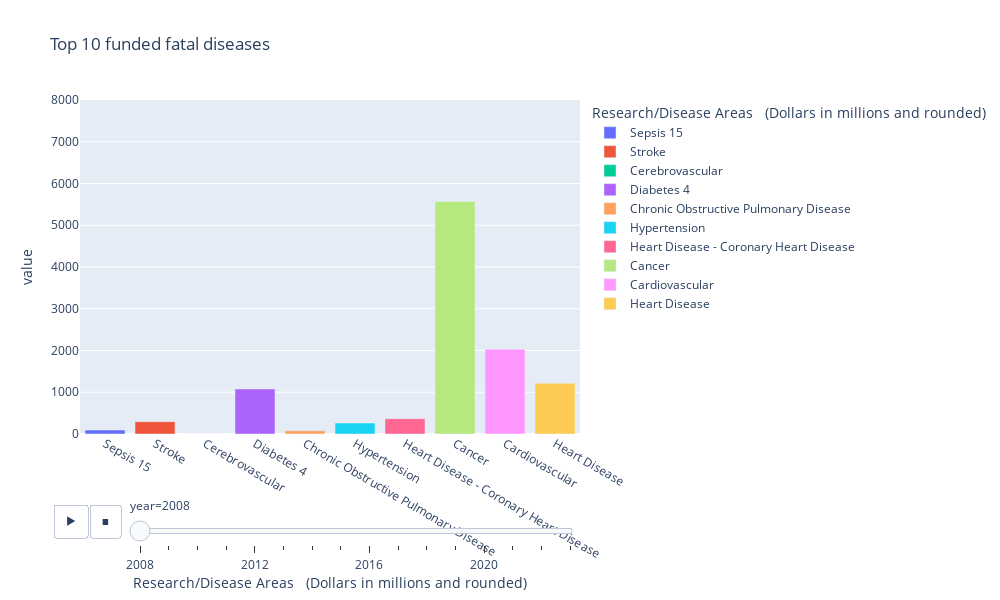

Notebook code for this chart:
### Markdown cell above
Let's also take a look at how the top-funded categories have changed in the past decade.

### Code cell
fatal10 = fatal.sort_values('2019 US Mortality 19').iloc[-10:,]
sem = pd.melt(fatal10, id_vars=['Research/Disease Areas \n (Dollars in millions and rounded)'], 
        value_vars=fatal.columns[1:17],
        var_name='year', value_name='value')
sem = sem.rename(columns={'2022 Estimated': '2022','2023 Estimated': '2023'})
sem['value'] = sem['value'].astype(int)
fig = px.bar(sem, x='Research/Disease Areas \n (Dollars in millions and rounded)', 
             y="value", color='Research/Disease Areas \n (Dollars in millions and rounded)',
             title='Top 10 funded fatal diseases',
  animation_frame="year",width = 1000,height = 600,range_y=[0,8000])

fig.show()

### Figure 1 — Plotly figure (JSON) as saved in the notebook; plotly's stock layout.template omitted (floating-point values rounded to 4 significant figures)
{"data": [{"alignmentgroup": "True", "hovertemplate": "Research/Disease Areas \n (Dollars in millions and rounded)=%{x}<br>year=2008<br>value=%{y}<extra></extra>", "legendgroup": "Sepsis 15", "marker": {"color": "#636efa", "pattern": {"shape": ""}}, "name": "Sepsis 15", "offsetgroup": "Sepsis 15", "orientation": "v", "showlegend": true, "textposition": "auto", "type": "bar", "x": ["Sepsis 15"], "xaxis": "x", "y": [95], "yaxis": "y"}, {"alignmentgroup": "True", "hovertemplate": "Research/Disease Areas \n (Dollars in millions and rounded)=%{x}<br>year=2008<br>value=%{y}<extra></extra>", "legendgroup": "Stroke ", "marker": {"color": "#EF553B", "pattern": {"shape": ""}}, "name": "Stroke ", "offsetgroup": "Stroke ", "orientation": "v", "showlegend": true, "textposition": "auto", "type": "bar", "x": ["Stroke "], "xaxis": "x", "y": [296], "yaxis": "y"}, {"alignmentgroup": "True", "hovertemplate": "Research/Disease Areas \n (Dollars in millions and rounded)=%{x}<br>year=2008<br>value=%{y}<extra></extra>", "legendgroup": "Cerebrovascular ", "marker": {"color": "#00cc96", "pattern": {"shape": ""}}, "name": "Cerebrovascular ", "offsetgroup": "Cerebrovascular ", "orientation": "v", "showlegend": true, "textposition": "auto", "type": "bar", "x": ["Cerebrovascular "], "xaxis": "x", "y": [-1], "yaxis": "y"}, {"alignmentgroup": "True", "hovertemplate": "Research/Disease Areas \n (Dollars in millions and rounded)=%{x}<br>year=2008<br>value=%{y}<extra></extra>", "legendgroup": "Diabetes 4", "marker": {"color": "#ab63fa", "pattern": {"shape": ""}}, "name": "Diabetes 4", "offsetgroup": "Diabetes 4", "orientation": "v", "showlegend": true, "textposition": "auto", "type": "bar", "x": ["Diabetes 4"], "xaxis": "x", "y": [1080], "yaxis": "y"}, {"alignmentgroup": "True", "hovertemplate": "Research/Disease Areas \n (Dollars in millions and rounded)=%{x}<br>year=2008<br>value=%{y}<extra></extra>", "legendgroup": "Chronic Obstructive Pulmonary Disease ", "marker": {"color": "#FFA15A", "pattern": {"shape": ""}}, "name": "Chronic Obstructive Pulmonary Disease ", "offsetgroup": "Chronic Obstructive Pulmonary Disease ", "orientation": "v", "showlegend": true, "textposition": "auto", "type": "bar", "x": ["Chronic Obstructive Pulmonary Disease "], "xaxis": "x", "y": [75], "yaxis": "y"}, {"alignmentgroup": "True", "hovertemplate": "Research/Disease Areas \n (Dollars in millions and rounded)=%{x}<br>year=2008<br>value=%{y}<extra></extra>", "legendgroup": "Hypertension ", "marker": {"color": "#19d3f3", "pattern": {"shape": ""}}, "name": "Hypertension ", "offsetgroup": "Hypertension ", "orientation": "v", "showlegend": true, "textposition": "auto", "type": "bar", "x": ["Hypertension "], "xaxis": "x", "y": [263], "yaxis": "y"}, {"alignmentgroup": "True", "hovertemplate": "Research/Disease Areas \n (Dollars in millions and rounded)=%{x}<br>year=2008<br>value=%{y}<extra></extra>", "legendgroup": "Heart Disease - Coronary Heart Disease ", "marker": {"color": "#FF6692", "pattern": {"shape": ""}}, "name": "Heart Disease - Coronary Heart Disease ", "offsetgroup": "Heart Disease - Coronary Heart Disease ", "orientation": "v", "showlegend": true, "textposition": "auto", "type": "bar", "x": ["Heart Disease - Coronary Heart Disease "], "xaxis": "x", "y": [367], "yaxis": "y"}, {"alignmentgroup": "True", "hovertemplate": "Research/Disease Areas \n (Dollars in millions and rounded)=%{x}<br>year=2008<br>value=%{y}<extra></extra>", "legendgroup": "Cancer ", "marker": {"color": "#B6E880", "pattern": {"shape": ""}}, "name": "Cancer ", "offsetgroup": "Cancer ", "orientation": "v", "showlegend": true, "textposition": "auto", "type": "bar", "x": ["Cancer "], "xaxis": "x", "y": [5570], "yaxis": "y"}, {"alignmentgroup": "True", "hovertemplate": "Research/Disease Areas \n (Dollars in millions and rounded)=%{x}<br>year=2008<br>value=%{y}<extra></extra>", "legendgroup": "Cardiovascular ", "marker": {"color": "#FF97FF", "pattern": {"shape": ""}}, "name": "Cardiovascular ", "offsetgroup": "Cardiovascular ", "orientation": "v", "showlegend": true, "textposition": "auto", "type": "bar", "x": ["Cardiovascular "], "xaxis": "x", "y": [2027], "yaxis": "y"}, {"alignmentgroup": "True", "hovertemplate": "Research/Disease Areas \n (Dollars in millions and rounded)=%{x}<br>year=2008<br>value=%{y}<extra></extra>", "legendgroup": "Heart Disease ", "marker": {"color": "#FECB52", "pattern": {"shape": ""}}, "name": "Heart Disease ", "offsetgroup": "Heart Disease ", "orientation": "v", "showlegend": true, "textposition": "auto", "type": "bar", "x": ["Heart Disease "], "xaxis": "x", "y": [1217], "yaxis": "y"}], "layout": {"barmode": "relative", "height": 600, "legend": {"title": {"text": "Research/Disease Areas \n (Dollars in millions and rounded)"}, "tracegroupgap": 0}, "sliders": [{"active": 0, "currentvalue": {"prefix": "year="}, "len": 0.9, "pad": {"b": 10, "t": 60}, "steps": [{"args": [["2008"], {"frame": {"duration": 0, "redraw": true}, "fromcurrent": true, "mode": "immediate", "transition": {"duration": 0, "easing": "linear"}}], "label": "2008", "method": "animate"}, {"args": [["2009"], {"frame": {"duration": 0, "redraw": true}, "fromcurrent": true, "mode": "immediate", "transition": {"duration": 0, "easing": "linear"}}], "label": "2009", "method": "animate"}, {"args": [["2010"], {"frame": {"duration": 0, "redraw": true}, "fromcurrent": true, "mode": "immediate", "transition": {"duration": 0, "easing": "linear"}}], "label": "2010", "method": "animate"}, {"args": [["2011"], {"frame": {"duration": 0, "redraw": true}, "fromcurrent": true, "mode": "immediate", "transition": {"duration": 0, "easing": "linear"}}], "label": "2011", "method": "animate"}, {"args": [["2012"], {"frame": {"duration": 0, "redraw": true}, "fromcurrent": true, "mode": "immediate", "transition": {"duration": 0, "easing": "linear"}}], "label": "2012", "method": "animate"}, {"args": [["2013"], {"frame": {"duration": 0, "redraw": true}, "fromcurrent": true, "mode": "immediate", "transition": {"duration": 0, "easing": "linear"}}], "label": "2013", "method": "animate"}, {"args": [["2014"], {"frame": {"duration": 0, "redraw": true}, "fromcurrent": true, "mode": "immediate", "transition": {"duration": 0, "easing": "linear"}}], "label": "2014", "method": "animate"}, {"args": [["2015"], {"frame": {"duration": 0, "redraw": true}, "fromcurrent": true, "mode": "immediate", "transition": {"duration": 0, "easing": "linear"}}], "label": "2015", "method": "animate"}, {"args": [["2016"], {"frame": {"duration": 0, "redraw": true}, "fromcurrent": true, "mode": "immediate", "transition": {"duration": 0, "easing": "linear"}}], "label": "2016", "method": "animate"}, {"args": [["2017"], {"frame": {"duration": 0, "redraw": true}, "fromcurrent": true, "mode": "immediate", "transition": {"duration": 0, "easing": "linear"}}], "label": "2017", "method": "animate"}, {"args": [["2018"], {"frame": {"duration": 0, "redraw": true}, "fromcurrent": true, "mode": "immediate", "transition": {"duration": 0, "easing": "linear"}}], "label": "2018", "method": "animate"}, {"args": [["2019"], {"frame": {"duration": 0, "redraw": true}, "fromcurrent": true, "mode": "immediate", "transition": {"duration": 0, "easing": "linear"}}], "label": "2019", "method": "animate"}, {"args": [["2020"], {"frame": {"duration": 0, "redraw": true}, "fromcurrent": true, "mode": "immediate", "transition": {"duration": 0, "easing": "linear"}}], "label": "2020", "method": "animate"}, {"args": [["2021"], {"frame": {"duration": 0, "redraw": true}, "fromcurrent": true, "mode": "immediate", "transition": {"duration": 0, "easing": "linear"}}], "label": "2021", "method": "animate"}, {"args": [["2022 Estimated"], {"frame": {"duration": 0, "redraw": true}, "fromcurrent": true, "mode": "immediate", "transition": {"duration": 0, "easing": "linear"}}], "label": "2022 Estimated", "method": "animate"}, {"args": [["2023 Estimated"], {"frame": {"duration": 0, "redraw": true}, "fromcurrent": true, "mode": "immediate", "transition": {"duration": 0, "easing": "linear"}}], "label": "2023 Estimated", "method": "animate"}], "x": 0.1, "xanchor": "left", "y": 0, "yanchor": "top"}], "title": {"text": "Top 10 funded fatal diseases"}, "updatemenus": [{"buttons": [{"args": [null, {"frame": {"duration": 500, "redraw": true}, "fromcurrent": true, "mode": "immediate", "transition": {"duration": 500, "easing": "linear"}}], "label": "&#9654;", "method": "animate"}, {"args": [[null], {"frame": {"duration": 0, "redraw": true}, "fromcurrent": true, "mode": "immediate", "transition": {"duration": 0, "easing": "linear"}}], "label": "&#9724;", "method": "animate"}], "direction": "left", "pad": {"r": 10, "t": 70}, "showactive": false, "type": "buttons", "x": 0.1, "xanchor": "right", "y": 0, "yanchor": "top"}], "width": 1000, "xaxis": {"anchor": "y", "categoryarray": ["Sepsis 15", "Stroke ", "Cerebrovascular ", "Diabetes 4", "Chronic Obstructive Pulmonary Disease ", "Hypertension ", "Heart Disease - Coronary Heart Disease ", "Cancer ", "Cardiovascular ", "Heart Disease "], "categoryorder": "array", "domain": [0, 1], "title": {"text": "Research/Disease Areas \n (Dollars in millions and rounded)"}}, "yaxis": {"anchor": "x", "domain": [0, 1], "range": [0, 8000], "title": {"text": "value"}}}}
